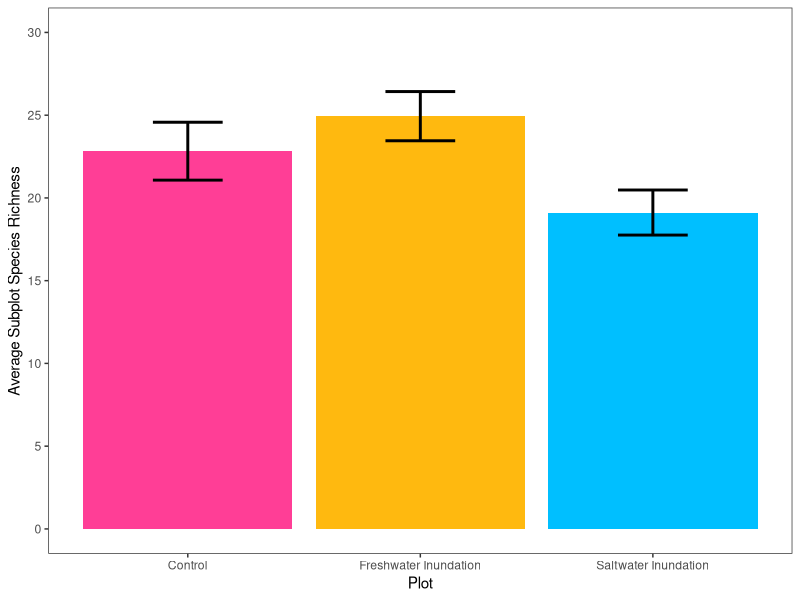
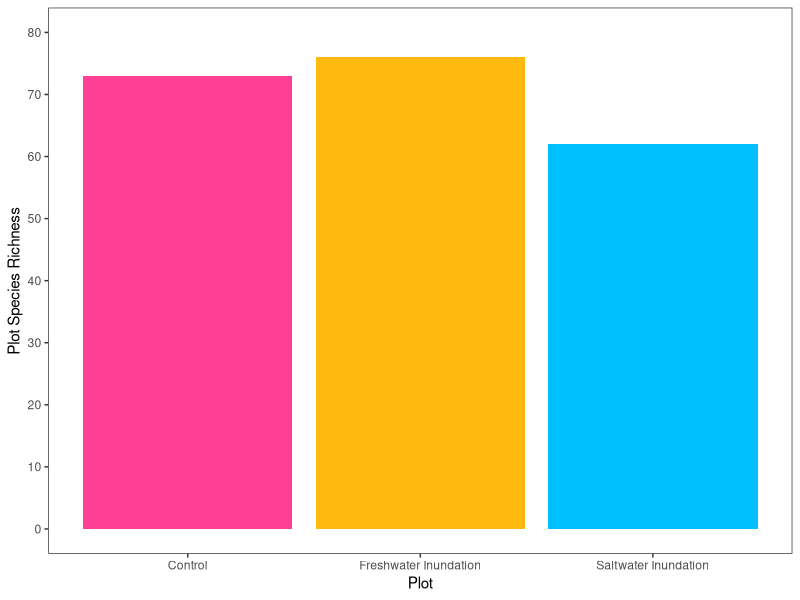
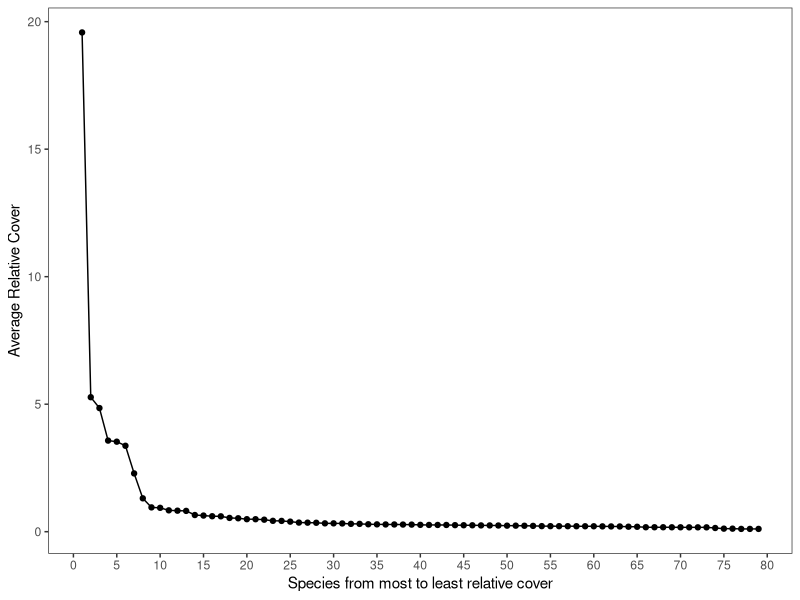
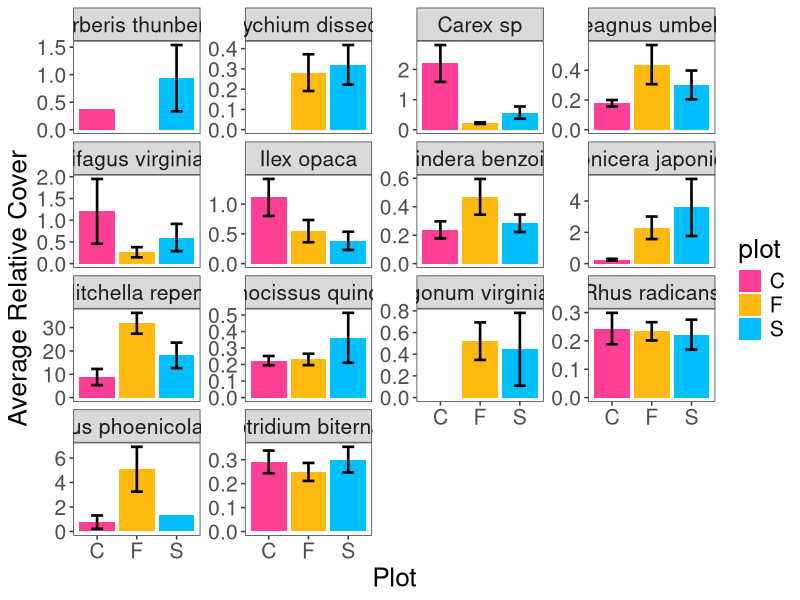

The R script that drew these images, in order:
## ---- chunk 1
library(tidyverse)
theme_set(theme_bw())
theme_update(panel.grid.major=element_blank(), panel.grid.minor=element_blank())
## ---- chunk 2
Tempest <- read.csv("TEMPEST_SERC_understory sppcomp_2021.csv")

Species <- Tempest %>% 
  select(species) %>% 
  mutate(species = ifelse(species=="infrastructure cover", NA, ifelse(species==
         "canopy tree basal cover", NA, ifelse(species=="bare ground", NA, species)))) %>% 
  filter(!is.na(species)) %>% 
  distinct(.keep_all = TRUE)

Treatment <- Tempest %>% 
  select(plot, subplot) %>% 
  unite(col="replicate",
         c("plot", "subplot"), 
         sep="-",
        remove = FALSE) %>% 
  mutate(type=plot) %>% 
  mutate(type = ifelse(type=="C", "control", ifelse(type == "F", "freshwater inundation", 
                      ifelse(type == "S", "saltwater inundation", type))))
## ---- chunk 3
total_cover <- Tempest %>% 
  mutate(species = ifelse(species=="infrastructure cover", NA, ifelse(species==
         "canopy tree basal cover", NA, ifelse(species=="bare ground", NA, species)))) %>% 
  filter(!is.na(species)) %>% 
  mutate(subplot = ifelse(subplot=="additional", NA, subplot)) %>% 
  filter(!is.na(subplot)) %>% 
  group_by(subplot) %>% 
  summarise(totalPlantCover = sum(cover)) %>% 
  ungroup()

Tempest <- merge(x=Tempest, y=total_cover, by="subplot", all.x=T) %>% 
  mutate(.data=Tempest, relativePlantCover = 100*(cover/totalPlantCover))

## ---- chunk 4
plantSpeciesRichness <- Tempest %>% 
  group_by(plot, subplot) %>% 
  distinct(across(contains("species")),(.keep_all = TRUE)) %>% 
  summarise(speciesRichness = length(species)) %>% 
  ungroup()

plantSRcalc <- plantSpeciesRichness %>% 
  group_by(plot) %>% 
  summarise(speciesRichness_mean = mean(speciesRichness), 
            speciesRichness_sd = sd(speciesRichness), 
            speciesRichness_n = length(speciesRichness)) %>% 
  mutate(speciesRichness_se=speciesRichness_sd/sqrt(speciesRichness_n)) %>% 
  ungroup()

plantSpeciesRichness_calc <- merge(x=plantSpeciesRichness, 
                                   y=plantSRcalc, 
                                   by="plot", all.x=T)
  
plantSRplot <- Tempest %>% 
  select(plot, subplot, species) %>% 
  group_by(plot) %>% 
  distinct(across(contains("species")), .keep_all = TRUE) %>% 
  summarise(speciesRichness = length(species)) %>% 
  ungroup()

## ---- chunk 5
ggplot(data=plantSRcalc, aes(x=plot, y=speciesRichness_mean, fill=plot))+
  geom_bar(stat="identity")+
  xlab("Plot")+
  ylab("Average Subplot Species Richness")+
  scale_x_discrete(labels=c("C"="Control", "F"="Freshwater Inundation", 
                            "S"="Saltwater Inundation"), limits=c("C", "F", "S"))+
  scale_fill_manual(labels=c("Control", "Freshwater Inundation", "Saltwater Inundation"), 
                    values=c("violetred1", "darkgoldenrod1", "deepskyblue"))+
  theme(legend.position="none")+
  geom_errorbar(aes(ymin=speciesRichness_mean-speciesRichness_se, 
                    ymax=speciesRichness_mean+speciesRichness_se), 
                    position=position_dodge(), width=.3, size=1)+
  expand_limits(y=30)+
  scale_y_continuous(breaks=seq(0, 30, by=5))

ggplot(data=plantSRplot, aes(x=plot, y=speciesRichness, fill=plot))+
  geom_bar(stat="identity")+
  xlab("Plot")+
  ylab("Plot Species Richness")+
  scale_x_discrete(labels=c("C"="Control", "F"="Freshwater Inundation", 
                            "S"="Saltwater Inundation"), limits=c("C", "F", "S"))+
  scale_fill_manual(labels=c("Control", "Freshwater Inundation", "Saltwater Inundation"), 
                    values=c("violetred1", "darkgoldenrod1", "deepskyblue"))+
  theme(legend.position="none")+
  expand_limits(y=80)+
  scale_y_continuous(breaks=seq(0, 80, by=10))
## ---- chunk 6
averageRelativeCover <- Tempest %>% 
  mutate(species = ifelse(species=="infrastructure cover", NA, ifelse(species==
         "canopy tree basal cover", NA, ifelse(species=="bare ground", NA, species)))) %>% 
  filter(!is.na(species)) %>% 
  select(plot, subplot, species, cover, relativePlantCover) %>% 
  group_by(plot, subplot, species) %>% 
  summarise(averageRelativeCover = mean(relativePlantCover)) %>%
  ungroup() %>% 
  group_by(species) %>% 
  summarise(meanRelativeCover = mean(averageRelativeCover)) %>% 
  arrange(desc(meanRelativeCover)) %>% 
  filter(!is.na(meanRelativeCover))

averageRelativeCover$rank <- 1:nrow(averageRelativeCover)
  
ggplot(data=averageRelativeCover, aes(x=rank, y=meanRelativeCover))+
  geom_line()+
  geom_point()+
  xlab("Species from most to least relative cover")+
  ylab("Average Relative Cover")+
  scale_x_continuous(breaks=seq(0, 100, by=5))
## ---- chunk 7
plotRelativeCover <- Tempest %>% 
  select(plot, species, cover, relativePlantCover) %>% 
  filter(species %in% c("Berberis thunbergii", "Botrychium dissectum", "Carex sp", 
                        "Elaeagnus umbellata", "Epifagus virginiana", "Gallium circaezans", 
                        "Ilex opaca", "Lindera benzoin", "Lonicera japonica", "Mitchella repens", 
                        "Parthenocissus quinquefolia", "Polygonum virginianum", "Rhus radicans", 
                        "Rubus phoenicolasius", "Sceptridium biternatum", 
                        "Symphotrichium lateriflorum")) %>% 
  group_by(plot, species) %>% 
  filter(!is.na(relativePlantCover)) %>% 
  summarise(averageRC = mean(relativePlantCover), 
            sdRC = sd(relativePlantCover), 
            nRC = length(relativePlantCover)) %>% 
  mutate(seRC=sdRC/sqrt(nRC)) %>% 
  ungroup()
  

ggplot(plotRelativeCover, aes(x=plot, y=averageRC, fill=plot))+
  geom_bar(stat="identity")+
  facet_wrap(~species, scales="free_y")+
  scale_fill_manual(labels=c("C", "F", "S"), 
                    values=c("violetred1", "darkgoldenrod1", "deepskyblue"))+
  geom_errorbar(aes(ymin=averageRC-seRC, ymax=averageRC+seRC), 
                position=position_dodge(), width=.3, size=.9)+
  ylab("Average Relative Cover")+
  xlab("Plot")+
  theme(text = element_text(size = 19))
